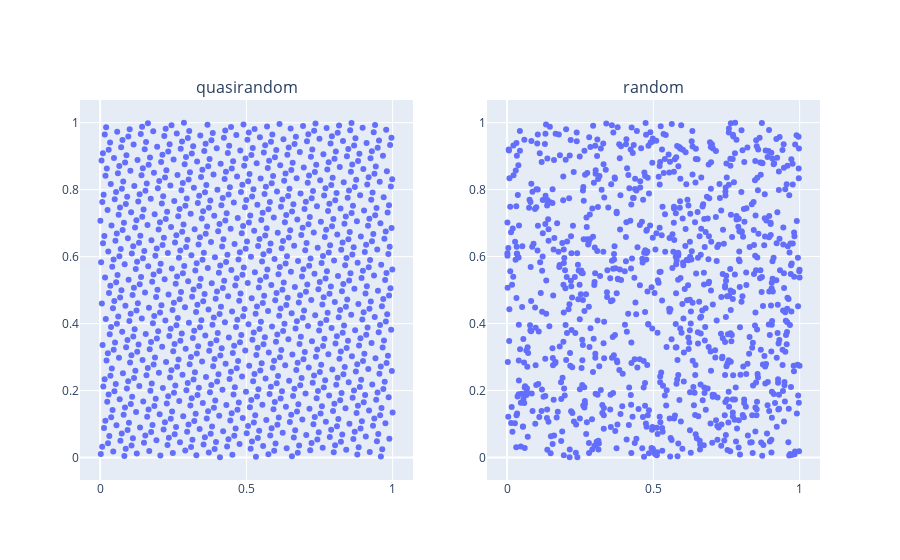

Notebook cell for this chart:
### Code cell
import pandas as pd 

qr_fig = px.scatter(x=qr_sample[:, 0], y=qr_sample[:, 1], 
                 width=400, height=400)

r_fig = px.scatter(x=r_sample[:, 0], y=r_sample[:, 1], 
                 width=400, height=400)

fig = make_subplots(rows=1, cols=2, shared_xaxes=False, subplot_titles=['quasirandom', 'random'])
fig.add_trace(qr_fig.data[0], row=1, col=1)
fig.add_trace(r_fig.data[0], row=1, col=2)

### Figure 1 — Plotly figure (JSON) as saved in the notebook; plotly's stock layout.template omitted (floating-point values rounded to 4 significant figures; data arrays with more than 128 entries replaced by an {"elided": "..."} marker saying what was removed)
{"data": [{"hovertemplate": "x=%{x}<br>y=%{y}<extra></extra>", "legendgroup": "", "marker": {"color": "#636efa", "symbol": "circle"}, "mode": "markers", "name": "", "orientation": "v", "showlegend": false, "type": "scatter", "x": {"elided": "1000 float values"}, "xaxis": "x", "y": {"elided": "1000 float values"}, "yaxis": "y"}, {"hovertemplate": "x=%{x}<br>y=%{y}<extra></extra>", "legendgroup": "", "marker": {"color": "#636efa", "symbol": "circle"}, "mode": "markers", "name": "", "orientation": "v", "showlegend": false, "type": "scatter", "x": {"elided": "1000 float values"}, "xaxis": "x2", "y": {"elided": "1000 float values"}, "yaxis": "y2"}], "layout": {"annotations": [{"font": {"size": 16}, "showarrow": false, "text": "quasirandom", "x": 0.225, "xanchor": "center", "xref": "paper", "y": 1, "yanchor": "bottom", "yref": "paper"}, {"font": {"size": 16}, "showarrow": false, "text": "random", "x": 0.775, "xanchor": "center", "xref": "paper", "y": 1, "yanchor": "bottom", "yref": "paper"}], "xaxis": {"anchor": "y", "domain": [0, 0.45]}, "xaxis2": {"anchor": "y2", "domain": [0.55, 1]}, "yaxis": {"anchor": "x", "domain": [0, 1]}, "yaxis2": {"anchor": "x2", "domain": [0, 1]}}}
